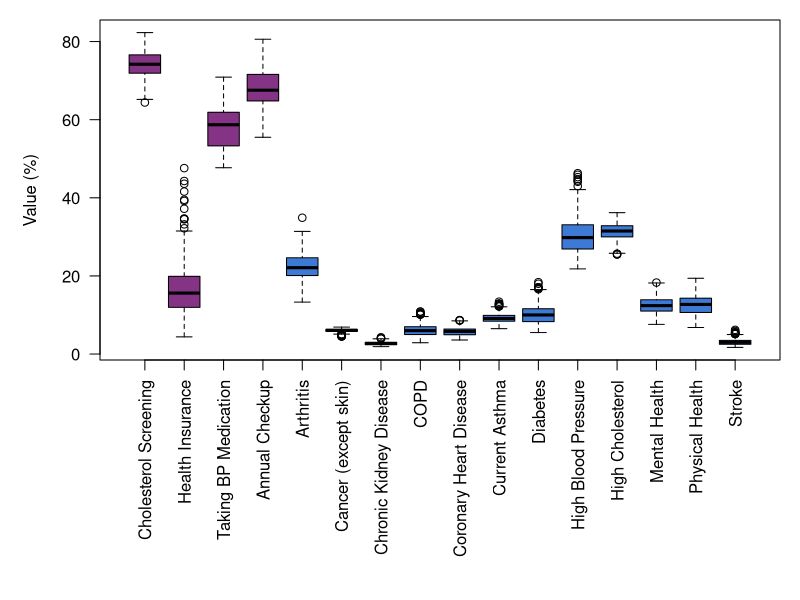
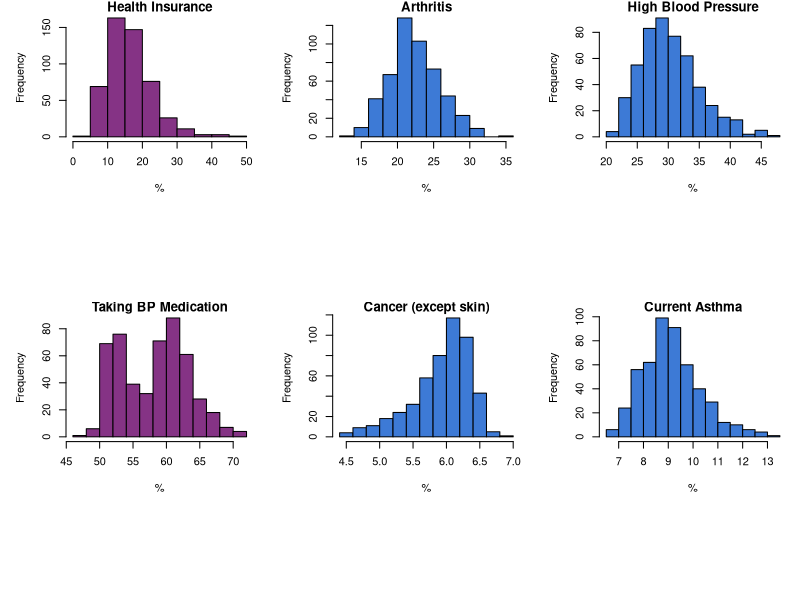
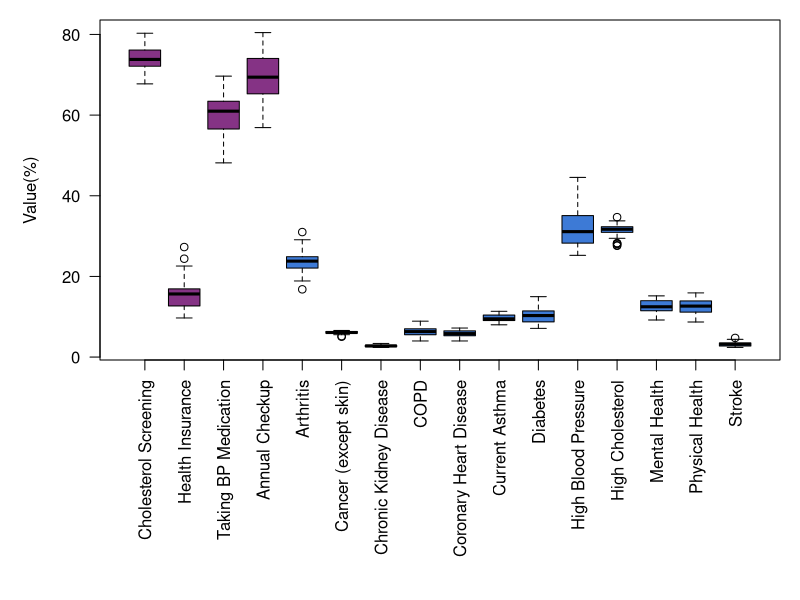
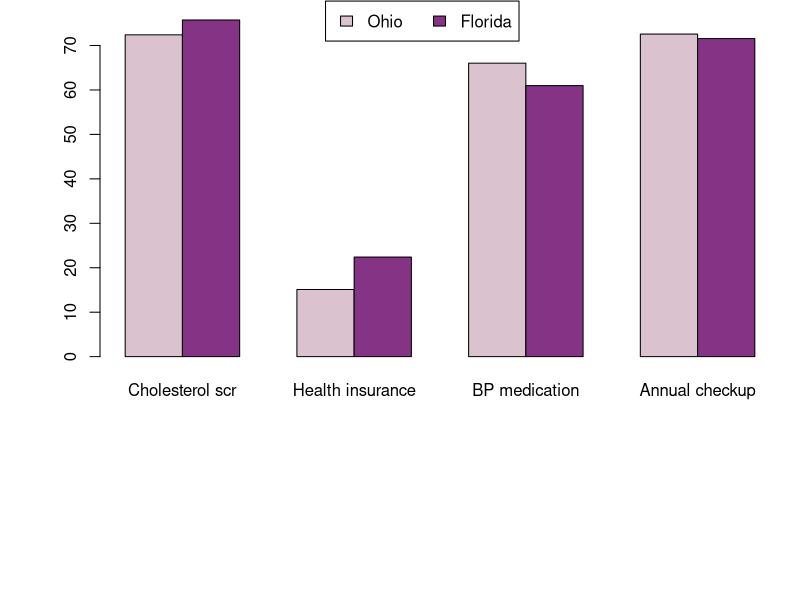
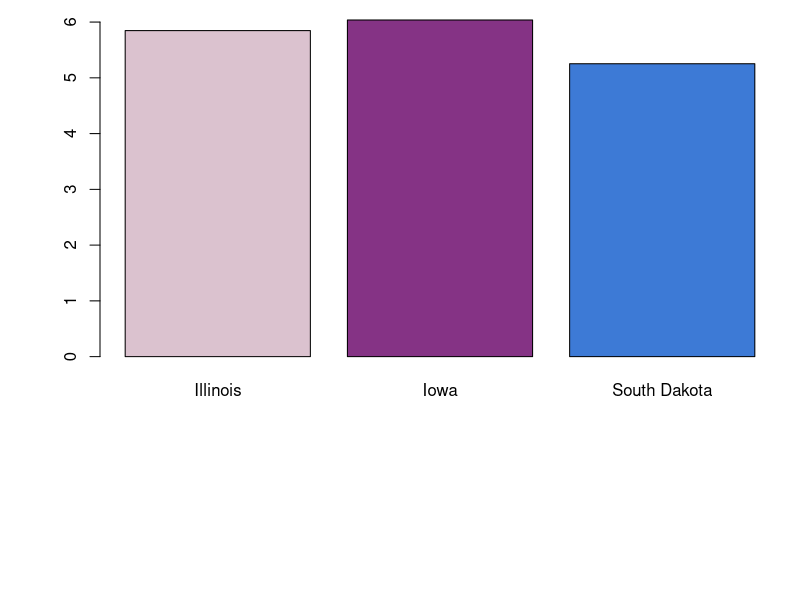
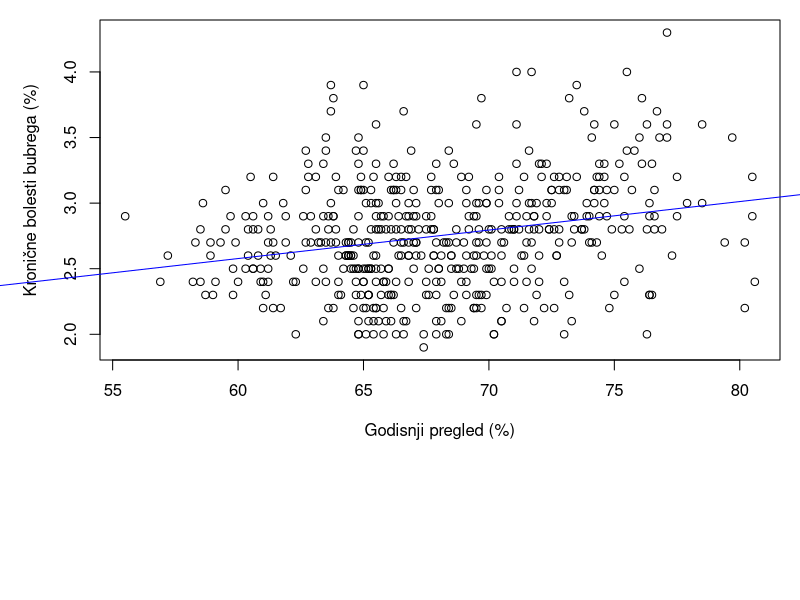
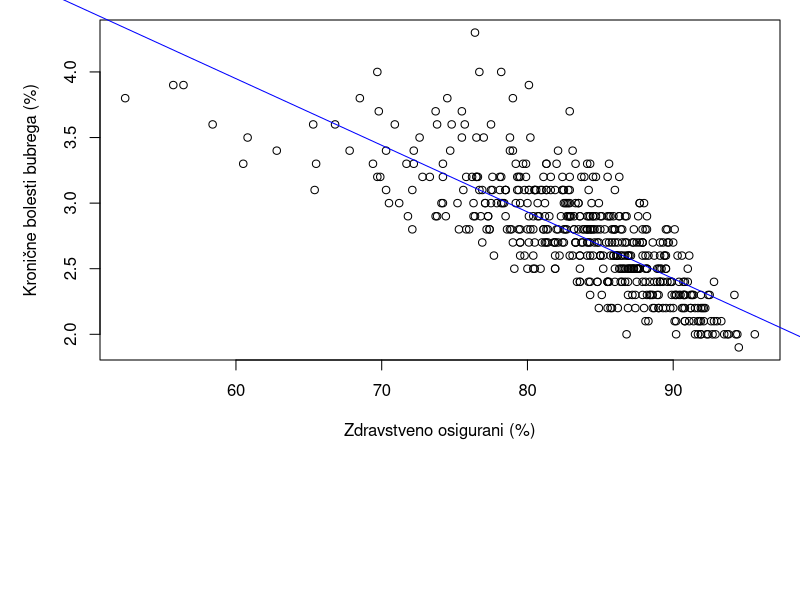
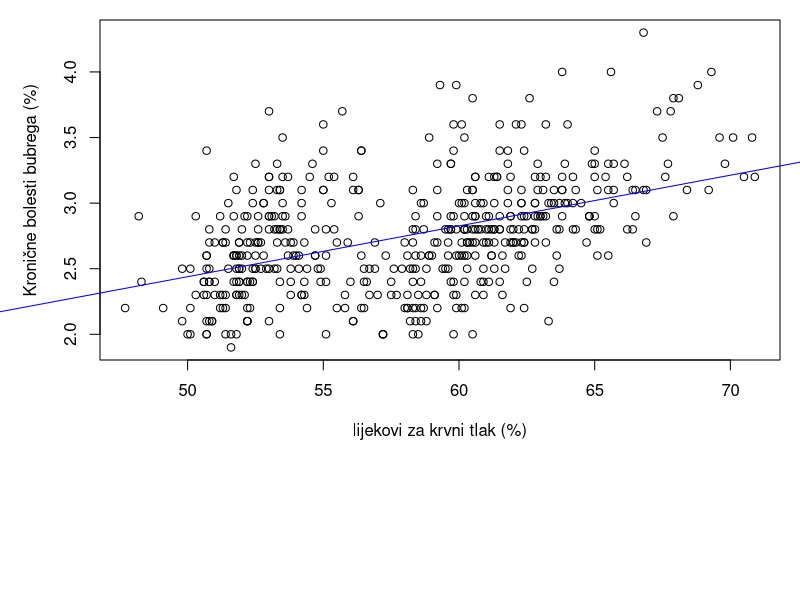

The R script that drew these images, in order:
## ---- chunk 1
knitr::opts_chunk$set(echo = TRUE)
options(width = 60)
## ---- chunk 2
library('tidyverse')
library('knitr')
library('formatR')
library('dbplyr')
library('ggplot2')
## ---- chunk 3
health_data = read.csv("data_health_and_prevention.csv")
dim(health_data)
## ---- chunk 4
preventions = health_data[health_data["Category"] == "Prevention", c("Short_Question_Text", "Measure")] %>% distinct()
kable(preventions, align = "lr", caption = "Prevention")
illnesses = health_data[health_data["Category"] == "Health Outcomes", c("Short_Question_Text", "Measure")] %>% distinct()
kable(illnesses, align = "lr", caption = "Health Outcomes")
## ---- chunk 5
health_data$StateDesc = as.factor(health_data$StateDesc)
health_data$CityName = as.factor(health_data$CityName)
health_data$Category = as.factor(health_data$Category)
health_data$Measure = as.factor(health_data$Measure)
health_data$DataValueTypeID = as.factor(health_data$DataValueTypeID)
health_data$Short_Question_Text = as.factor(health_data$Short_Question_Text)
## ---- chunk 6
health_data_adj = health_data[health_data$DataValueTypeID== "AgeAdjPrv",]
## ---- chunk 7
#Definiranje redoslijeda za Mjere - bit ce potrebno kasnije

health_data_adj$Short_Question_Text <- factor(health_data_adj$Short_Question_Text, levels = c("Cholesterol Screening","Health Insurance","Taking BP Medication","Annual Checkup","Arthritis","Cancer (except skin)","Chronic Kidney Disease","COPD","Coronary Heart Disease","Current Asthma","Diabetes","High Blood Pressure","High Cholesterol","Mental Health","Physical Health","Stroke"))
## ---- chunk 8

high_bp <- health_data_adj %>%
  filter(Short_Question_Text == 'High Blood Pressure') %>%
  select(CityName, Data_Value)

health_data_adj$Affected_population = 
  round( health_data_adj$Data_Value*health_data_adj$PopulationCount*0.01)

## ---- chunk 9
for (city in unique(health_data_adj$CityName)) {
    health_data_adj$Affected_population[health_data_adj$Short_Question_Text == 'Taking BP Medication' & health_data_adj$CityName == city] = round(
    health_data_adj$Affected_population[health_data_adj$Short_Question_Text == 'Taking BP Medication' & health_data_adj$CityName == city] *
    high_bp$Data_Value[high_bp$CityName == city] * 0.01)
}

state_data <- health_data_adj %>% group_by(StateDesc) %>% summarise(
  City.count = n_distinct(CityName),
  Population.count = sum(unique(PopulationCount))
)

## ---- chunk 10
per_state_summary <- health_data_adj %>% 
  group_by(StateDesc, Category, Measure, Short_Question_Text) %>% summarise(
  Population = sum(PopulationCount),
  Affected_population = sum(Affected_population),
  Total.percentage = 100 * Affected_population/Population
)
## ---- chunk 11
for (state in unique(per_state_summary$StateDesc)) {
    per_state_summary$Total.percentage[per_state_summary$Short_Question_Text == 'Taking BP Medication' & per_state_summary$StateDesc == state] = 
    per_state_summary$Total.percentage[per_state_summary$Short_Question_Text == 'Taking BP Medication' & per_state_summary$StateDesc == state] /
    (per_state_summary$Total.percentage[per_state_summary$Short_Question_Text == 'High Blood Pressure' & per_state_summary$StateDesc == state]*0.01)
}
## ---- chunk 12
library(ggplot2)
myRed <- rgb(0.6, 0.3, 0.3)
myPurple <- rgb(0.52, 0.2, 0.52)
myGreen <- rgb(0.3, 0.6, 0.3)
myBlue <- rgb(0.24, 0.48, 0.84)
myPink <- rgb(0.86, 0.76, 0.81)

## ---- chunk 13
myColors <- c(rep(myPurple, 4), rep(myBlue, 12))
par(mar=c(12,5,1,1))
boxplot(Data_Value ~ Short_Question_Text, health_data_adj, col = myColors, las=2, xlab="", ylab = "Value (%)")

## ---- chunk 14
old.par <- par(mfrow=c(2,3))

i=0
for (measure in unique(health_data_adj$Short_Question_Text)) {
  if(i>5){
    break
  }
  if (unique(health_data_adj[health_data_adj$Short_Question_Text == measure,]$Category) == c("Prevention")){
    color = myPurple
  } else {
    color = myBlue
  }
  hist(health_data_adj[health_data_adj$Short_Question_Text == measure,]$Data_Value, main = measure, xlab = "%", col = color)
  i = i + 1
}
par(old.par)
## ---- chunk 15
measure_summary <- health_data_adj %>% 
  group_by(Short_Question_Text) %>% summarise(
  Total.percentage = sum(Data_Value*PopulationCount/sum(state_data$Population.count)),
  Median.percentage = median(Data_Value),
  Q1.percentage = quantile(Data_Value, probs = 0.25),
  Q3.percentage = quantile(Data_Value, probs = 0.75),
  Min.percentage = min(Data_Value),
  Max.percentage = max(Data_Value),
  Range.percentage = max(Data_Value)-min(Data_Value),
  IQR.percentage = IQR(Data_Value),
  Std.percentage = sd(Data_Value)
)

## ---- chunk 16
par(mar=c(12,5,1,1))
boxplot(Total.percentage ~ Short_Question_Text, data = per_state_summary, col = myColors, las=2, xlab="", ylab="Value(%)")
## ---- chunk 17

Ohio <- per_state_summary[(per_state_summary$StateDesc == "Ohio"),]

Florida <- per_state_summary[(per_state_summary$StateDesc == "Florida"),]

counts <- matrix(c(Ohio[Ohio$Category == "Prevention",]$Total.percentage, Florida[Florida$Category == "Prevention",]$Total.percentage), nrow = 2, byrow = TRUE)

barplot(counts, names = c("Cholesterol scr", "Health insurance", "BP medication", "Annual checkup"), col = c(myPink, myPurple), beside = TRUE)
par(xpd=TRUE)
legend(4.5, 80,
      legend = c("Ohio", "Florida"),
       fill = c(myPink, myPurple),
      ncol=2)

## ---- chunk 18
cholesterol_scr_affected = c(Ohio[Ohio$Short_Question_Text == "Cholesterol Screening",]$Affected_population, Florida[Florida$Short_Question_Text == "Cholesterol Screening",]$Affected_population)
cholesterol_scr_total = c(Ohio[Ohio$Short_Question_Text == "Cholesterol Screening",]$Population, Florida[Florida$Short_Question_Text == "Cholesterol Screening",]$Population)
insurance_affected = c(Ohio[Ohio$Short_Question_Text == "Health Insurance",]$Affected_population, Florida[Florida$Short_Question_Text == "Health Insurance",]$Affected_population)
insurance_total = c(Ohio[Ohio$Short_Question_Text == "Health Insurance",]$Population, Florida[Florida$Short_Question_Text == "Health Insurance",]$Population)
BP_med_affected = c(Ohio[Ohio$Short_Question_Text == "Taking BP Medication",]$Affected_population, Florida[Florida$Short_Question_Text == "Taking BP Medication",]$Affected_population)
BP_med_total = c(Ohio[Ohio$Short_Question_Text == "High Blood Pressure",]$Affected_population, Florida[Florida$Short_Question_Text == "High Blood Pressure",]$Affected_population)
checkup_affected = c(Ohio[Ohio$Short_Question_Text == "Annual Checkup",]$Affected_population, Florida[Florida$Short_Question_Text == "Annual Checkup",]$Affected_population)
checkup_total = c(Ohio[Ohio$Short_Question_Text == "Annual Checkup",]$Population, Florida[Florida$Short_Question_Text == "Annual Checkup",]$Population)
## ---- chunk 19

res1 <- prop.test(cholesterol_scr_affected, cholesterol_scr_total,
                  alternative ="l", correct = FALSE)

res1

res2 <- prop.test(insurance_affected, insurance_total,
                  alternative ="l", correct = FALSE)

res2

res3 <- prop.test(BP_med_affected, BP_med_total,
                  alternative ="g", correct = FALSE)

res3

res4 <- prop.test(checkup_affected, checkup_total,
                  alternative ="g", correct = FALSE)

res4
## ---- chunk 20
Illinois_COPD <- per_state_summary[(per_state_summary$StateDesc == "Illinois" & per_state_summary$Short_Question_Text == "COPD"),]

Iowa_COPD <- per_state_summary[(per_state_summary$StateDesc == "Iowa" & per_state_summary$Short_Question_Text == "COPD"),]

S_Dakota_COPD <- per_state_summary[(per_state_summary$StateDesc == "South Dakota" & per_state_summary$Short_Question_Text == "COPD"),]

barplot(c(Illinois_COPD$Total.percentage, Iowa_COPD$Total.percentage, S_Dakota_COPD$Total.percentage), col = c(myPink, myPurple, myBlue), names = c("Illinois", "Iowa", "South Dakota"))
## ---- chunk 21
COPD_affected = c(Illinois_COPD$Affected_population, Iowa_COPD$Affected_population, S_Dakota_COPD$Affected_population)
COPD_total = c(Illinois_COPD$Population, Iowa_COPD$Population, S_Dakota_COPD$Population)
## ---- chunk 22
res5 <- prop.test(COPD_affected, COPD_total)

res5
## ---- chunk 23

per_city_data <- health_data_adj %>% group_by(CityName, PopulationCount, StateDesc) %>% summarise(
  checkup = Data_Value[Short_Question_Text == "Annual Checkup"],
  insurance = 100.0 - Data_Value[Short_Question_Text == "Health Insurance"],
  bp_med = Data_Value[Short_Question_Text == "Taking BP Medication"],
  chol_screen = Data_Value[Short_Question_Text == "Cholesterol Screening"],
  arthritis = Data_Value[Short_Question_Text == "Arthritis"],
  cancer_noskin = Data_Value[Short_Question_Text == "Cancer (except skin)"],
  copd = Data_Value[Short_Question_Text == "COPD"],
  coronary_heart_disease = Data_Value[Short_Question_Text == "Coronary Heart Disease"],
  asthma = Data_Value[Short_Question_Text == "Current Asthma"],
  diabetes = Data_Value[Short_Question_Text == "Diabetes"],
  high_bp = Data_Value[Short_Question_Text == "High Blood Pressure"],
  high_col = Data_Value[Short_Question_Text == "High Cholesterol"],
  mental_health = Data_Value[Short_Question_Text == "Mental Health"],
  physical_health = Data_Value[Short_Question_Text == "Physical Health"],
  stroke = Data_Value[Short_Question_Text == "Stroke"],
  ckd = Data_Value[Short_Question_Text == "Chronic Kidney Disease"]
)
## ---- chunk 24
formula <- cbind(arthritis, cancer_noskin, copd,
                 coronary_heart_disease, asthma, diabetes,
                 high_bp, high_col, mental_health,
                 physical_health, stroke, ckd) ~ checkup + insurance + bp_med + chol_screen
fit <- lm(formula, data=per_city_data)
summary(fit)
## ---- chunk 25
plot(per_city_data$checkup, per_city_data$ckd, xlab="Godisnji pregled (%)", ylab="Kronične bolesti bubrega (%)")
abline(lm(ckd ~ checkup, data=per_city_data), col="blue")
plot(per_city_data$insurance, per_city_data$ckd, xlab="Zdravstveno osigurani (%)", ylab="Kronične bolesti bubrega (%)")
abline(lm(ckd ~ insurance, data=per_city_data), col="blue")
plot(per_city_data$bp_med, per_city_data$ckd, xlab="lijekovi za krvni tlak (%)", ylab="Kronične bolesti bubrega (%)")
abline(lm(ckd ~ bp_med, data=per_city_data), col="blue")
plot(per_city_data$chol_screen, per_city_data$ckd, xlab="Pregled kolesterola (%)", ylab="Kronične bolesti bubrega (%)")
abline(lm(ckd ~ chol_screen, data=per_city_data), col="blue")
## ---- chunk 26
summary(fit)['Response ckd']
par(mfrow=c(2,1), mar=c(3.3,3.1,1,0), mgp=c(1.5, 0.5, 0))
qqnorm(rstandard(fit)[, 'ckd'], main="Normalni QQ Graf", ylab="Standardizirani reziduali", sub="Graf 1")
qqline(rstandard(fit)[, 'ckd'], col = "steelblue", lwd = 2)
plot(fit$fitted.values[, 'ckd'], rstandard(fit)[, 'ckd'], ylab="Standardizirani reziduali", xlab="Procjena y", sub="Graf 2")
abline(0, 0, col="blue")
par(mfrow=c(2,2))
plot(per_city_data$checkup, rstandard(fit)[, 'ckd'], ylab="Standardizirani reziduali", xlab="Godisnji pregled (%)", sub="Graf 3")
abline(0, 0, col="blue")
plot(per_city_data$insurance, rstandard(fit)[, 'ckd'], ylab="Standardizirani reziduali", xlab="Zdravstveno osigurani (%)", sub="Graf 4")
abline(0, 0, col="blue")
plot(per_city_data$bp_med, rstandard(fit)[, 'ckd'], ylab="Standardizirani reziduali", xlab="lijekovi za krvni tlak (%)", sub="Graf 5")
abline(0, 0, col="blue")
plot(per_city_data$chol_screen, rstandard(fit)[, 'ckd'], ylab="Standardizirani reziduali", xlab="Pregled kolesterola (%)", sub="Graf 6")
abline(0, 0, col="blue")
## ---- chunk 27
bp_med_lower <- per_city_data[per_city_data['bp_med'] < 56, ]
bp_med_lower <- bp_med_lower %>% group_by(StateDesc) %>% summarise(
  cities_low_bp_med = n_distinct(CityName)
)
bp_med_lower <- merge(bp_med_lower, state_data, by="StateDesc")
bp_med_lower$Fraction_of_cities = bp_med_lower$cities_low_bp_med / bp_med_lower$City.count
bp_med_lower <- bp_med_lower[bp_med_lower$Fraction_of_cities >= 0.75, c("StateDesc", "Fraction_of_cities")]
bp_med_lower
## ---- chunk 28
city_data_west <- per_city_data[per_city_data$StateDesc %in% bp_med_lower[['StateDesc']], ]
city_data_rest <- per_city_data[!(per_city_data$StateDesc %in% bp_med_lower[['StateDesc']]), ]
## ---- chunk 29

fit2 <- lm(ckd ~ insurance + chol_screen + checkup + bp_med, data=city_data_west)
summary(fit2)

par(mfrow=c(2,1), mar=c(3.3,3.1,1,0), mgp=c(1.5, 0.5, 0))
qqnorm(rstandard(fit2), main="Normal QQ plot of standardized residuals", sub="Graf 7")
qqline(rstandard(fit2), col = "steelblue", lwd = 2)
plot(fit2$fitted.values, rstandard(fit2), ylab="Standardizirani reziduali", xlab="Procjena y", sub="Graf 8")
abline(0, 0, col="blue")

par(mfrow=c(2,2))
plot(city_data_west$checkup, rstandard(fit2), ylab="Standardizirani reziduali", xlab="Godisnji pregled (%)", sub="Graf 9")
abline(0, 0, col="blue")
plot(city_data_west$insurance, rstandard(fit2), ylab="Standardizirani reziduali", xlab="Zdravstveno osigurani (%)", sub="Graf 10")
abline(0, 0, col="blue")
plot(city_data_west$chol_screen, rstandard(fit2), ylab="Standardizirani reziduali", xlab="Pregled kolesterola (%)", sub="Graf 11")
abline(0, 0, col="blue")
plot(city_data_west$bp_med, rstandard(fit2), ylab="Standardizirani reziduali", xlab="lijekovi za krvni tlak (%)", sub="Graf 12")
abline(0, 0, col="blue")
## ---- chunk 30

fit3 <- lm(ckd ~ insurance + chol_screen + checkup + bp_med, data=city_data_rest)
summary(fit3)

par(mfrow=c(2,1), mar=c(3.3,3.1,1,0), mgp=c(1.5, 0.5, 0))
qqnorm(rstandard(fit3), main="Normal QQ plot of standardized residuals", sub="Graf 13")
qqline(rstandard(fit3), col = "steelblue", lwd = 2)
plot(fit3$fitted.values, rstandard(fit3), ylab="Standardizirani reziduali", xlab="Procjena y", sub="Graf 14")
abline(0, 0, col="blue")

par(mfrow=c(2,2))
plot(city_data_rest$checkup, rstandard(fit3), ylab="Standardizirani reziduali", xlab="Godišnji pregled (%)", sub="Graf 15")
abline(0, 0, col="blue")
plot(city_data_rest$insurance, rstandard(fit3), ylab="Standardizirani reziduali", xlab="Zdravstveno osigurani (%)", sub="Graf 16")
abline(0, 0, col="blue")
plot(city_data_rest$chol_screen, rstandard(fit3), ylab="Standardizirani reziduali", xlab="Pregled kolesterola (%)", sub="Graf 17")
abline(0, 0, col="blue")
plot(city_data_rest$bp_med, rstandard(fit3), ylab="Standardizirani reziduali", xlab="lijekovi za krvni tlak (%)", sub="Graf 18")
abline(0, 0, col="blue")
## ---- chunk 31
hbp_d <- lm(ckd ~ high_bp + diabetes, data=per_city_data)
summary(hbp_d)
d <- lm(ckd ~ diabetes, data=per_city_data)
summary(d)
hbp <- lm(ckd ~ high_bp, data=per_city_data)
summary(hbp)

plot(per_city_data$high_bp, per_city_data$ckd, xlab="Tlak (%)", ylab="Kronične bolesti bubrega (%)")
abline(lm(ckd ~ high_bp, data=per_city_data), col="blue")
plot(per_city_data$diabetes, per_city_data$ckd, xlab="Dijabetes (%)", ylab="Kronične bolesti bubrega (%)")
abline(lm(ckd ~ diabetes, data=per_city_data), col="blue")
plot(per_city_data$arthritis, per_city_data$ckd, xlab="Artritis (%)", ylab="Kronične bolesti bubrega (%)")
abline(lm(ckd ~ arthritis, data=per_city_data), col="blue")
plot(per_city_data$cancer_noskin, per_city_data$ckd, xlab="Rak (%)", ylab="Kronične bolesti bubrega (%)")
abline(lm(ckd ~ cancer_noskin, data=per_city_data), col="blue")
plot(per_city_data$copd, per_city_data$ckd, xlab="COPD (%)", ylab="Kronične bolesti bubrega (%)")
abline(lm(ckd ~ copd, data=per_city_data), col="blue")
plot(per_city_data$coronary_heart_disease, per_city_data$ckd, xlab="Srčane bolesti (%)", ylab="Kronične bolesti bubrega (%)")
abline(lm(ckd ~ coronary_heart_disease, data=per_city_data), col="blue")
plot(per_city_data$asthma, per_city_data$ckd, xlab="Astma (%)", ylab="Kronične bolesti bubrega (%)")
abline(lm(ckd ~ asthma, data=per_city_data), col="blue")
plot(per_city_data$high_col, per_city_data$ckd, xlab="Kolesterol (%)", ylab="Kronične bolesti bubrega (%)")
abline(lm(ckd ~ high_col, data=per_city_data), col="blue")
plot(per_city_data$mental_health, per_city_data$ckd, xlab="Mental (%)", ylab="Kronične bolesti bubrega (%)")
abline(lm(ckd ~ mental_health, data=per_city_data), col="blue")
plot(per_city_data$physical_health, per_city_data$ckd, xlab="Physical (%)", ylab="Kronične bolesti bubrega (%)")
abline(lm(ckd ~ physical_health, data=per_city_data), col="blue")
plot(per_city_data$stroke, per_city_data$ckd, xlab="Moždani udar (%)", ylab="Kronične bolesti bubrega (%)")
abline(lm(ckd ~ stroke, data=per_city_data), col="blue")
